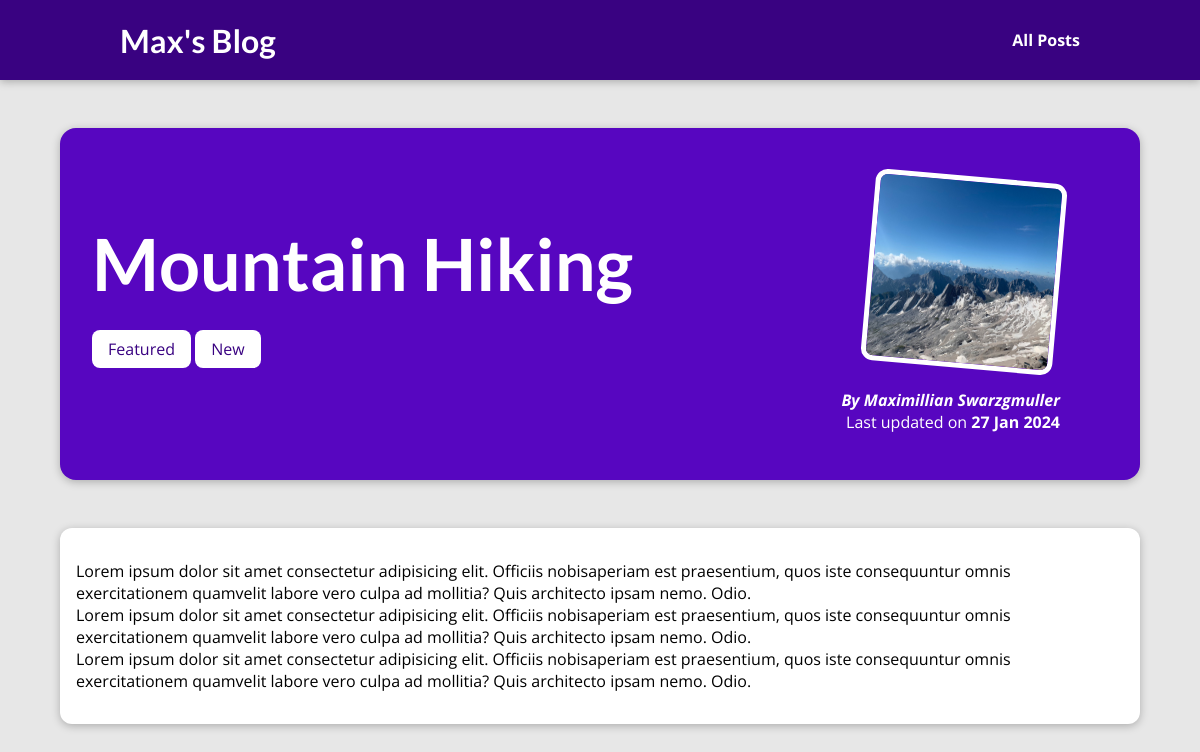
The page /posts/hike-in-the-mountains on the database its author committed.
### posts/models.py (models this page shows, shortened)
class Post(models.Model):
    title = models.CharField(max_length=150)
    excerpt = models.CharField(max_length=200)
    image_name = models.CharField(max_length=100)
    date = models.DateField(auto_now=True)
    slug = models.SlugField(unique=True,db_index=True)
    content = models.TextField(validators=[MinLengthValidator(10)])
    author = models.ForeignKey(Author,on_delete=models.SET_NULL,related_name='posts',null=True)
    tag = models.ManyToManyField(Tag)

class Tag(models.Model):
    caption = models.CharField(max_length=50)

class Author(models.Model):
    first_name = models.CharField(max_length=100)
    last_name = models.CharField(max_length=100)
    email_address = models.EmailField()
    def __str__(self):
        return f"{self.first_name} {self.last_name}"

### posts/views.py (the view)
# urls.py: path('posts/<slug:slug>',view=views.post_details,name='post-detail-page')
def post_details(request,slug):
    specific_post = Post.objects.get(slug=slug)
    return render(request,'posts/post-detail.html',{
        "post":specific_post,
        "post_tag":specific_post.tag.all()
    })

### posts/templates/posts/post-detail.html (shortened to what this page needs)
{% extends "base.html" %}
{% load static %}
{% block css_styles %}
<link rel='stylesheet' href="{% static "posts/post-detail.css" %}">
{% endblock css_styles %}
{% block content %}
<section id="summary">
  <h2>{{ post.title }}</h2>
  <div>
    {% for tag in post_tag %}
    <span class='tag'>{{ tag.caption }}</span>
    {% endfor %}
  </div>
  <article>
    <img src="{% static "posts/images/"|add:post.image_name %}" alt="{{ post.title }}" />
    <address>By <a href="mailto:{{ post.author.email_address }}">{{ post.author }}</a></address>
    <div>Last updated on <time>{{ post.date|date:"d M Y" }}</time></div>
  </article>
</section>
<main>
  {{ post.content|linebreaks }}
</main>
{% endblock content %}

### static/app.css (style rules this page uses)
* { box-sizing: border-box; }
html { font-family: 'Open Sans', 'Lato', sans-serif; }
body { margin: 0; }
h1, h2, h3 { font-family: 'Lato', sans-serif; font-weight: bold; }

### posts/static/posts/post-detail.css (style rules this page uses)
body { background-color: #e7e7e7; }
#summary { margin: 8rem auto 3rem auto; padding: 2rem; width: 90%; max-width: 90rem; border-radius: 16px; background-color: #5706c0; position: relative; box-shadow: 0 2px 8px rgba(0, 0, 0, 0.25); height: 22rem; }
#summary h2 { color: white; font-size: 4.5rem; margin-bottom: 2rem; }
#summary article { position: absolute; top: 2rem; right: 3rem; padding: 1rem 2rem; border-radius: 12px; text-align: right; color: white; }
#summary article img { width: 12rem; height: 12rem; border-radius: 12px; transform: rotateZ(5deg); border: 5px solid white; margin-bottom: 1rem; }
#summary address { font-weight: bold; }
#summary time { font-weight: bold; }
#summary a { color: white; text-decoration: none; }
.tag { color: #390281; background-color: white; padding: 0.5rem 1rem; border-radius: 8px; }
main { width: 90%; max-width: 90rem; margin: 3rem auto; background-color: white; padding: 1rem; border-radius: 12px; box-shadow: 0 2px 8px rgba(0, 0, 0, 0.25); }

### rows shown on the page
Post: title "Mountain Hiking", image_name (picture), author "Maximillian Swarzgmuller", date "27 Jan 2024", content "Lorem ipsum dolor sit amet consectetur adipisicing elit. Officiis nobisaperiam est praesentium, quos iste consequuntur omnis exercitationem quamvelit labore vero culpa ad mollitia? Quis architecto ipsam nemo. Odio. Lorem ipsum dolor sit amet consectetur adipisicing elit. Officiis nobisaperiam est praesentium, quos iste consequuntur omnis exercitationem quamvelit labore vero culpa ad mollitia? Quis architecto ipsam nemo. Odio. Lorem ipsum dolor sit amet consectetur adipisicing elit. Officiis nobisaperiam est praesentium, quos iste consequuntur omnis exercitationem quamvelit labore vero culpa ad mollitia? Quis architecto ipsam nemo. Odio."
Tag: caption "Featured"
Tag: caption "New"
